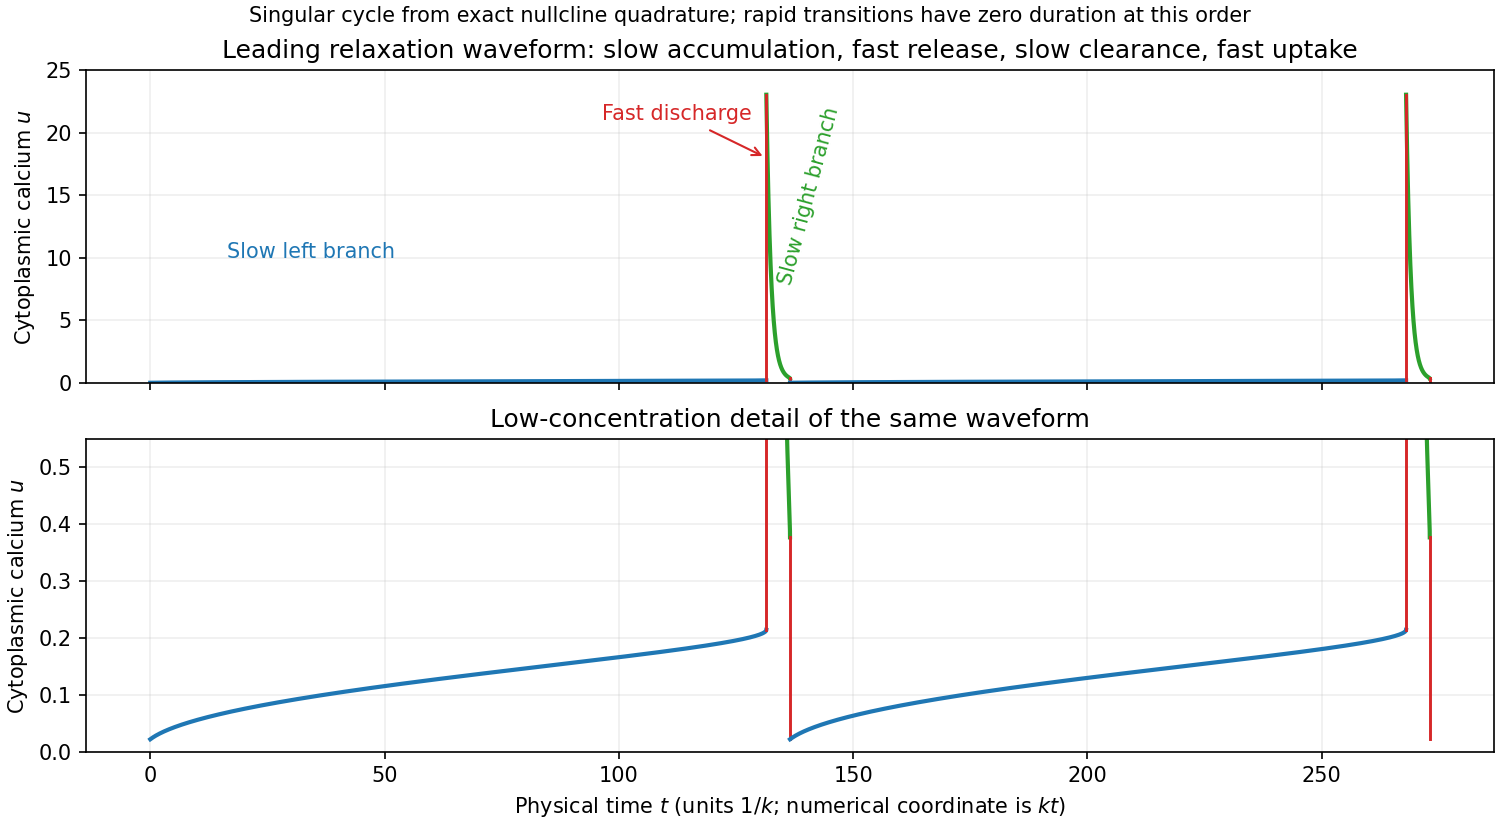

Here is the Python script that generated this plot:
# Original figure. Tested Python3.14, NumPy2.3.5, Matplotlib3.10.7.
# Run from the desired output directory; writes one same-basename PNG to CWD.
from pathlib import Path
import numpy as np
import matplotlib
matplotlib.use("Agg")
import matplotlib.pyplot as plt
plt.rcParams.update({"font.size":10,"figure.facecolor":"white","axes.facecolor":"white","savefig.facecolor":"white"})
beta=.1;delta=1e-5;gamma=.1
def J(u):return beta*u*u/(1+u*u)
def K(u):return u**4/(1+u**4)
def f(u,v):return J(u)-K(u)*v*v/(1+v*v)-delta*v
def V(u):
 u=np.asarray(u,dtype=float);lo=np.zeros_like(u);hi=J(u)/delta+1
 for _ in range(65):
  m=(lo+hi)/2;positive=f(u,m)>0;lo=np.where(positive,m,lo);hi=np.where(positive,hi,m)
 return (lo+hi)/2
def fu(u,v):return 2*beta*u/(1+u*u)**2-4*u**3/(1+u**4)**2*v*v/(1+v*v)
def fv(u,v):return -2*K(u)*v/(1+v*v)**2-delta
def wp(u):return 1-gamma*fu(u,V(u))/fv(u,V(u))
def bisect(fn,a,b):
 fa=fn(a)
 for _ in range(70):
  m=(a+b)/2
  if fn(m)*fa>0:a=m
  else:b=m
 return (a+b)/2
left=bisect(wp,.15,.25);right=bisect(wp,.33,.5)
wl=left+gamma*V(left);wr=right+gamma*V(right)
ul=bisect(lambda u:u+gamma*V(u)-wr,1e-8,.1)
ur=bisect(lambda u:u+gamma*V(u)-wl,1,30)
def arrow(ax,x,y,i,color):
 j=min(i+max(1,len(x)//18),len(x)-1);ax.annotate("",xy=(x[j],y[j]),xytext=(x[i],y[i]),arrowprops=dict(arrowstyle="->",color=color,lw=1.8))

mu=.3
def timing(u):
 q=wp(u)/(mu-u);dt=(q[1:]+q[:-1])*np.diff(u)/2;return np.r_[0,np.cumsum(dt)]
a=np.linspace(ul,left,3500);ta=timing(a);b=np.geomspace(ur,right,4500);tb=timing(b)+ta[-1];period=tb[-1]
fig,axes=plt.subplots(2,1,figsize=(10,5.5),sharex=True,layout='constrained')
for ax in axes:
 for n in range(2):
  ax.plot(ta+n*period,a,color='tab:blue',lw=2);ax.plot(tb+n*period,b,color='tab:green',lw=2);ax.plot([ta[-1]+n*period]*2,[left,ur],color='tab:red',lw=1.4);ax.plot([(n+1)*period]*2,[right,ul],color='tab:red',lw=1.4)
 ax.set(ylabel='Cytoplasmic calcium $u$');ax.grid(alpha=.2)
axes[0].set(title='Leading relaxation waveform: slow accumulation, fast release, slow clearance, fast uptake',ylim=(0,25));axes[0].text(.12*period,10,'Slow left branch',color='tab:blue');axes[0].annotate('Fast discharge',xy=(ta[-1],18),xytext=(ta[-1]-35,21),arrowprops=dict(arrowstyle='->',color='tab:red'),color='tab:red');axes[0].text(ta[-1]+2,8,'Slow right branch',color='tab:green',rotation=75)
axes[1].set(ylim=(0,.55),xlabel='Physical time $t$ (units $1/k$; numerical coordinate is $kt$)',title='Low-concentration detail of the same waveform');fig.suptitle('Singular cycle from exact nullcline quadrature; rapid transitions have zero duration at this order',fontsize=10)

fig.savefig(Path.cwd()/"2009-calcium-oscillation.png",dpi=150)
